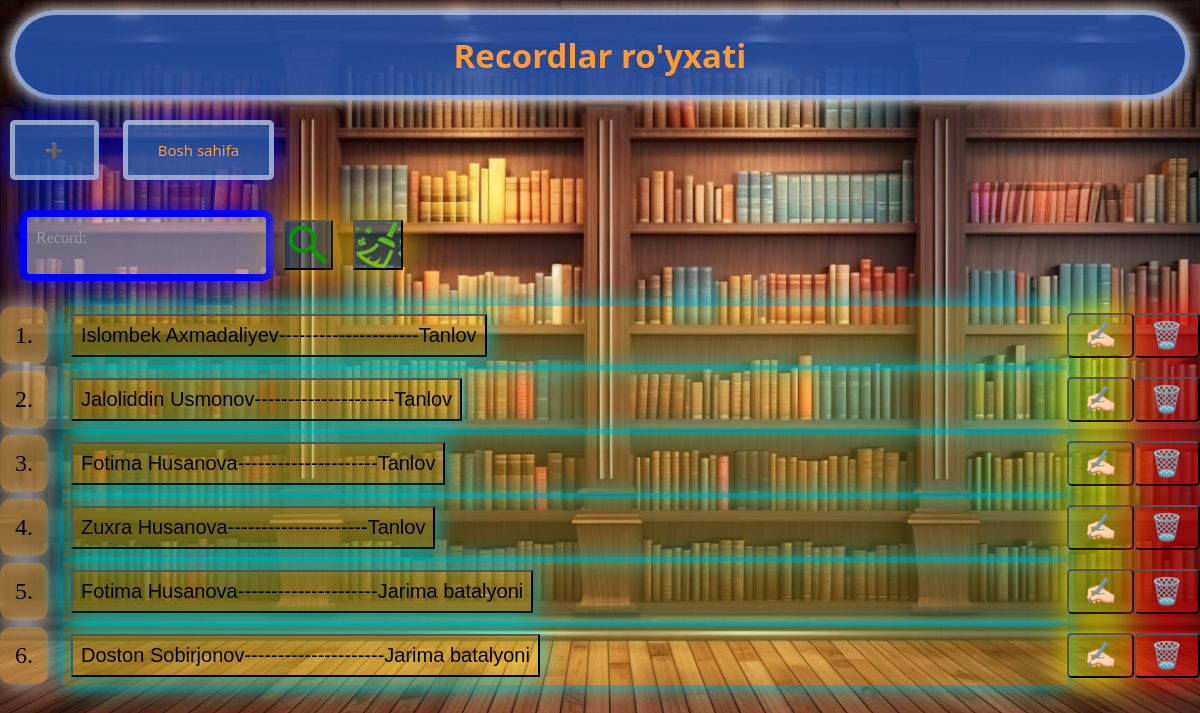
/recordlar/, run on the app's committed database.
### main/models.py (models this page shows, shortened)
class Record(models.Model):
    student = models.ForeignKey(Student, on_delete=models.CASCADE)
    kitob = models.ForeignKey(Kitob, on_delete=models.CASCADE)
    kutubxonachi = models.ForeignKey(KUtubxonachi, on_delete=models.CASCADE)
    olingan_sana = models.DateTimeField()
    qaytargan_sana = models.DateTimeField(blank=True, null=True)
    qaytardi = models.BooleanField(default=False)
    class Meta:
        verbose_name_plural = 'Recordlar'
    objects = models.Manager()

class Student(models.Model):
    KURSLAR = (
        ('1', '1'),
        ('2', '2'),
        ('3', '3'),
        ('4', '4'),
    )
    ism = models.CharField(max_length=100)
    gurux = models.CharField(max_length=10)
    kurs = models.CharField(max_length=5, choices=KURSLAR)
    kitoblar_soni = models.PositiveSmallIntegerField(default=0)
    def __str__(self):
        return self.ism
    class Meta:
        verbose_name_plural = 'Studentlar'
    objects = models.Manager()

class Kitob(models.Model):
    nom = models.CharField(max_length=100)
    Janr = models.CharField(max_length=100)
    sahifa = models.PositiveSmallIntegerField()
    muallif = models.ForeignKey(Muallif, on_delete=models.CASCADE)
    def __str__(self):
        return self.nom
    class Meta:
        verbose_name_plural = 'Kitoblar'
    objects = models.Manager()

### main/views.py (the view)
# urls.py: path('recordlar/', recordlar_view, name='recordlar'),
def recordlar_view(request):
    recordlar = Record.objects.all()
    search = request.GET.get('search')
    if search is not None:
        recordlar = recordlar.filter(student__ism__icontains=search)
    context = {
        'recordlar': recordlar,
    }
    return render(request, 'recordlar.html', context)

### templates/recordlar/recordlar.html (shortened to what this page needs)
<!DOCTYPE html>
<html lang="en">
<head>
    {% load static %}
</head>
<body>
 <h1>Recordlar ro'yxati</h1>
 <a href="/record-qo'shish/" class="a">➕</a>
 <a href="/home/" class="a">Bosh sahifa</a>
<div class="form-container">
    <form class="inline-form">
        <div class="input-container">
        <input type="text" name="search" placeholder="" id="search" >
            <label for="search"> Record:</label>
           <button class="icon"></button>
    <a href="/recordlar/"><button class = "icon2"></button></a>
</div>
    </form>
    </div>
  {%for record in recordlar%}
  <p class="p_teg">
      <span>{{forloop.counter}}.</span>
    <a href="/recordlar/{{ record.id  }}/" class="button ism">
        <button class="button ism">{{record.student}}---------------------{{record.kitob}}</button>
    </a>
      <a href="/recordlar/{{record.id}}/update/"><button class="update-button">✍🏻</button></a>
      <a href="/recordlar/{{ record.id}}/delete-confrim/"><button class="delete-button">🗑️</button></a>
  </p>
{%endfor%}
</body>
</html>

### data on the page
Record: student "Islombek Axmadaliyev", kitob "Tanlov"
Record: student "Jaloliddin Usmonov", kitob "Tanlov"
Record: student "Fotima Husanova", kitob "Tanlov"
Record: student "Zuxra Husanova", kitob "Tanlov"
Record: student "Fotima Husanova", kitob "Jarima batalyoni"
Record: student "Doston Sobirjonov", kitob "Jarima batalyoni"
